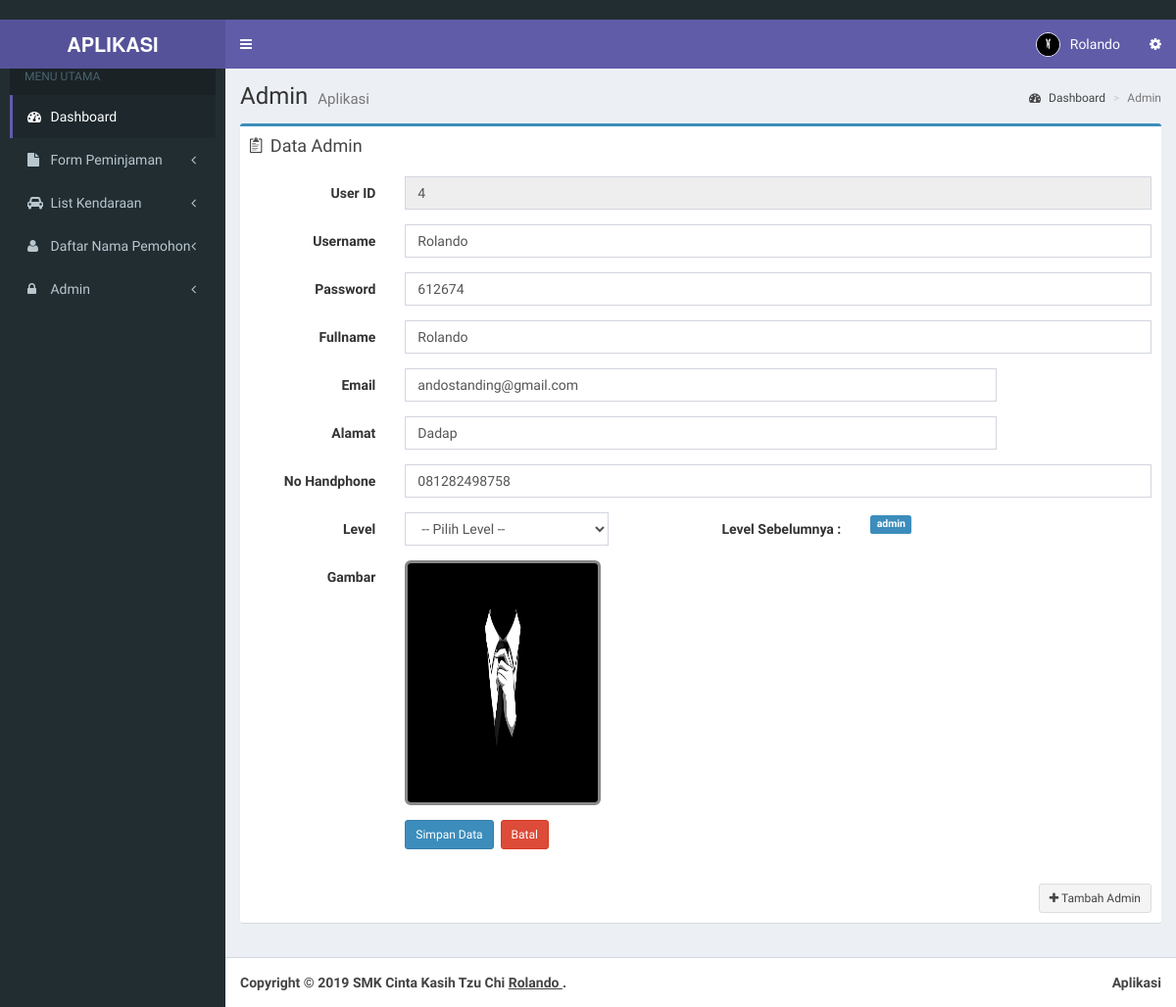
The app's page /admin/edit-admin.php?hal=edit&kd=4 (signed in), older data.
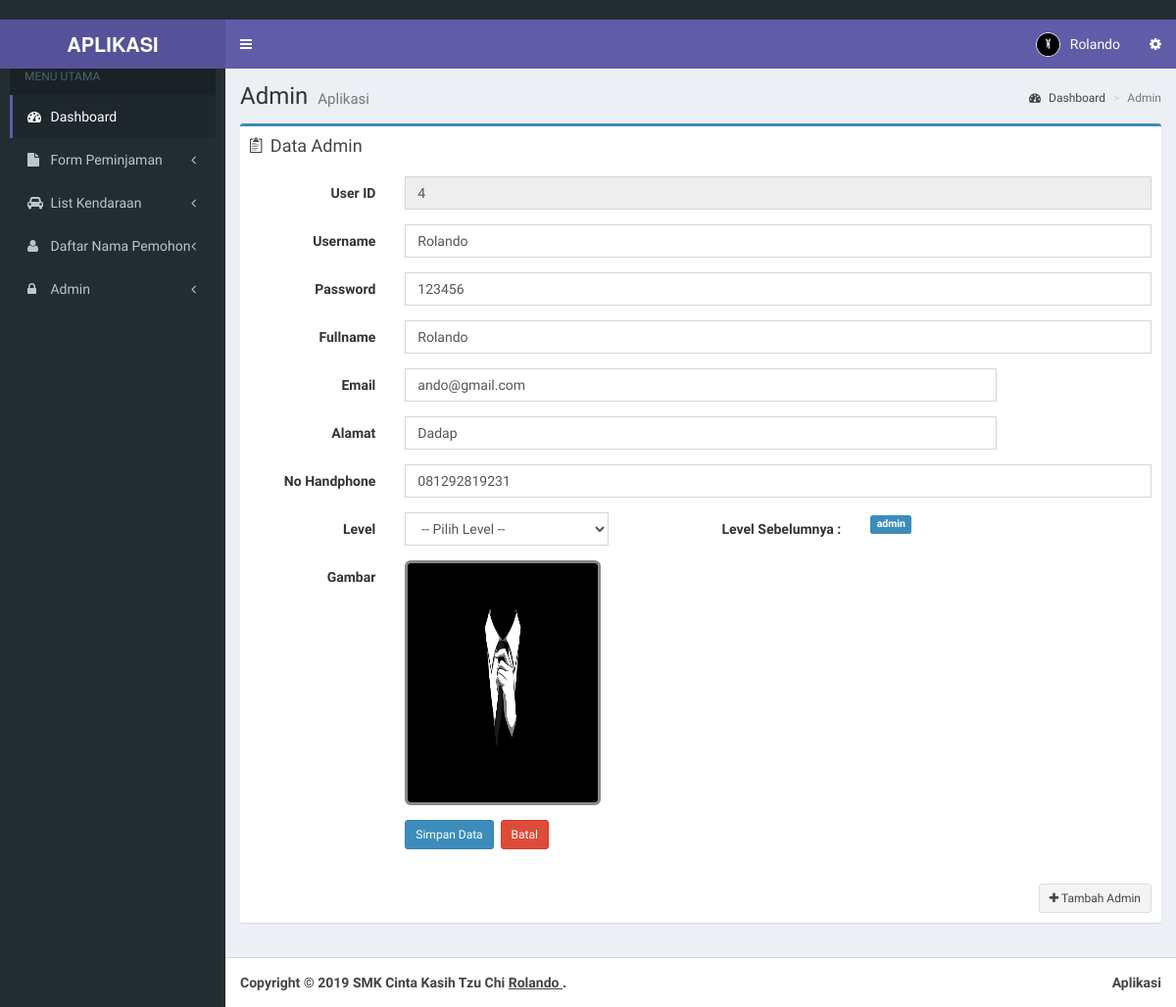
The same page, newer data.
### tables this page shows
CREATE TABLE `user` (
  `user_id` int(10) NOT NULL,
  `username` varchar(200) NOT NULL,
  `password` varchar(200) NOT NULL,
  `fullname` varchar(300) NOT NULL,
  `email` varchar(100) NOT NULL,
  `alamat` varchar(30) NOT NULL,
  `no_hp` varchar(20) NOT NULL,
  `level` char(20) NOT NULL,
  `gambar` varchar(200) NOT NULL
);

### admin/edit-admin.php (the view, shortened to what the changed rows need)
<!DOCTYPE html>
<html>
 <?php include "head.php"; ?>
  <body class="hold-transition skin-purple sidebar-mini">
    <div class="wrapper">
      <?php include "menu.php"; ?>
      <div class="content-wrapper">
        <section class="content-header">
          <h1>
            Admin
            <small>Aplikasi</small>
          </h1>
        </section>
        <section class="content">
          <div class="row">
            <section class="col-lg-12 connectedSortable">
              <div class="box box-primary">
                <?php
                $query = mysqli_query($koneksi, "SELECT * FROM user WHERE user_id='$_GET[kd]'");
            $data  = mysqli_fetch_array($query);
            ?>
                <div class="box-body">
                <?php if ($_SESSION['level'] == 'admin'){?>
                  <div class="form-panel">
                      <form class="form-horizontal style-form" action="update-admin.php" method="post" name="form1" id="form1">
                          <div class="form-group">
                              <label class="col-sm-2 col-sm-2 control-label">User ID</label>
                              <div class="col-sm-10">
                                  <input name="user_id" type="text" id="user_id" class="form-control" value="<?php echo $data['user_id'];?>" readonly="readonly" autofocus="on" />
                              </div>
                          </div>
                          <div class="form-group">
                              <label class="col-sm-2 col-sm-2 control-label">Username</label>
                              <div class="col-sm-10">
                                  <input name="username" type="text" id="username" class="form-control" value="<?php echo $data['username'];?>" required />
                              </div>
                          </div>
                          <div class="form-group">
                              <label class="col-sm-2 col-sm-2 control-label">Password</label>
                              <div class="col-sm-10">
                                  <input name="password" type="text" id="password" class="form-control" value="<?php echo $data['password'];?>" required />
                              </div>
                          </div>
                          <div class="form-group">
                              <label class="col-sm-2 col-sm-2 control-label">Fullname</label>
                              <div class="col-sm-10">
                                  <input name="fullname" class="form-control" id="fullname" type="text" value="<?php echo $data['fullname'];?>" required />
                              </div>
                          </div>
                          <div class="form-group">
                              <label class="col-sm-2 col-sm-2 control-label">Email</label>
                              <div class="col-sm-8">
                                  <input name="email" class="form-control" id="email" type="text" value="<?php echo $data['email'];?>" autocomplete="off" required />
                              </div>
                          </div>
                          <div class="form-group">
                              <label class="col-sm-2 col-sm-2 control-label">Alamat</label>
                              <div class="col-sm-8">
                                  <input name="alamat" class="form-control" id="alamat" type="text" value="<?php echo $data['alamat'];?>" autocomplete="off" required />
                              </div>
                          </div>
                          <div class="form-group">
                              <label class="col-sm-2 col-sm-2 control-label">No Handphone</label>
                              <div class="col-sm-10">
                                  <input name="no_hp" class="form-control" id="no_hp" type="text" value="<?php echo $data['no_hp'];?>" required />
                              </div>
                          </div>
                          <div class="form-group">
                              <label class="col-sm-2 col-sm-2 control-label">Level</label>
                              <div class="col-sm-3">
                            <select name="level" class="form-control" required>
							<option value=""> -- Pilih Level -- </option>
						    </select>
                              </div>
                              <label class="col-sm-3 col-sm-3 control-label">Level Sebelumnya : </label>
                              <div class="col-sm-3">
                              <span class="label label-primary"><?php echo $data['level'];  ?></span>
                              </div>
                          </div>
                          <div class="form-group">
                              <label class="col-sm-2 col-sm-2 control-label">Gambar</label>
                              <div class="col-sm-10">
                                  <img src="<?php echo $data['gambar'];?>" width="200" height="250" class="img-rounded" style="border: 3px solid #888;"/>
                              </div>
                          </div>
                          <div class="form-group">
                              <label class="col-sm-2 col-sm-2 control-label"></label>
                              <div class="col-sm-10">
                                  <input type="submit" value="Simpan Data"  class="btn btn-sm btn-primary"/>&nbsp;
	                              <a href="admin.php" class="btn btn-sm btn-danger">Batal </a>
                              </div>
                          </div>
                      </form>
                  </div>
                  <?php } else {echo 'Anda tidak memiliki akses !';} ?>
                </div>
              </div>
            </section>
          </div>
        </section>
      </div>
    </div>
  </body>
</html>

Row changes from the older to the newer data that the page shows:
changed user "admin": password "612674" → "123456"; email "andostanding@gmail.com" → "ando@gmail.com"; no_hp "081282498758" → "081292819231"
